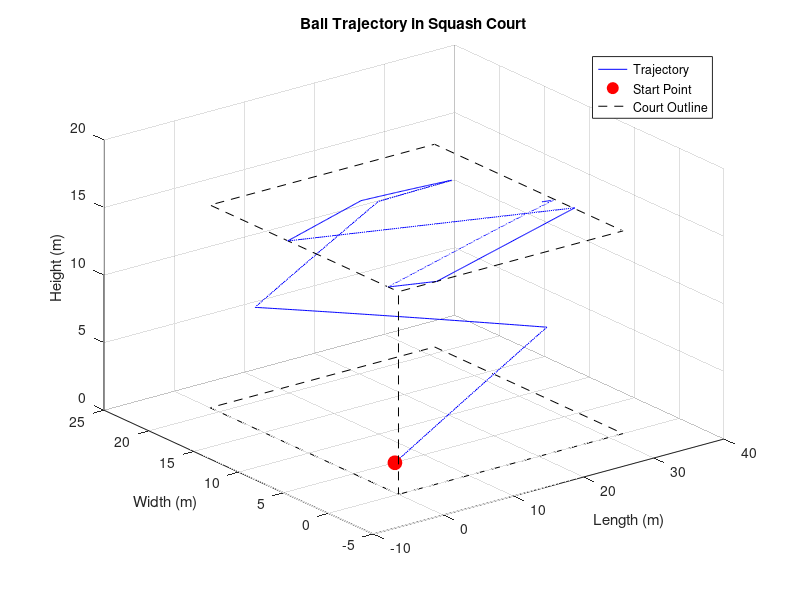

This chart was generated by the following MATLAB code:
% filepath: /Users/victor/Documents/MATLAB/MatLab Anul 1/Assignment12.m
clc
clear
close all

% Court dimensions (ft)
court_length = 32;
court_width = 21;
court_height = 15;

% Ball properties
ball_diameter = 40/1000; % meters
ball_mass = 0.025; % kg
initial_speed = 100 * 0.3048; % m/s
initial_position = [6, 6, 5] * 0.3048; % meters
target_position = [court_length - 6, court_width/2, court_height/2] * 0.3048;

% Energy return coefficients
coeff_wall = 0.94;
coeff_floor = 0.90;

% Friction coefficients
mu_floor = 0.05;
mu_wall = 0.08;

% Define gravitational acceleration
gravity = [0, 0, -9.81]; % m/s²

% Calculate weight of the ball
weight = ball_mass * gravity; % N

% Simulation parameters
dt = 0.01; % time step (s)
total_time = 10; % total simulation time (s)
num_steps = total_time / dt;

% Initial velocity towards target
direction = (target_position - initial_position);
direction = direction / norm(direction);
velocity = direction * initial_speed;

% Initialize position history
position_history = zeros(num_steps, 3);
position = initial_position;

for i = 1:num_steps
    % Update velocity with gravity
    velocity = velocity + weight * dt;
    
    % Update position
    position = position + velocity * dt;
    
    % Check for collisions with walls
    if position(1) <= 0 || position(1) >= court_length
        velocity(1) = -velocity(1) * coeff_wall;
        velocity(2) = velocity(2) * (1 - mu_wall);
    end
    if position(2) <= 0 || position(2) >= court_width
        velocity(2) = -velocity(2) * coeff_wall;
        velocity(1) = velocity(1) * (1 - mu_wall);
    end
    % Check for collisions with floor
    if position(3) <= 0
        velocity(3) = -velocity(3) * coeff_floor;
        velocity(1:2) = velocity(1:2) * (1 - mu_floor);
    end
    % Check for collisions with ceiling
    if position(3) >= court_height
        velocity(3) = 0;
    end
    
    % Record position
    position_history(i, :) = position;
    
    % Terminate if velocity is negligible
    if norm(velocity) < 0.1
        position_history = position_history(1:i, :);
        break
    end
end

% Plot trajectory
figure;
plot3(position_history(:,1), position_history(:,2), position_history(:,3), 'b');
hold on;

% Plot start point
plot3(initial_position(1), initial_position(2), initial_position(3), 'ro', 'MarkerSize', 10, 'MarkerFaceColor', 'r');

% Plot court boundaries
% Define court corners
corners = [
    0, 0, 0;
    court_length, 0, 0;
    court_length, court_width, 0;
    0, court_width, 0;
    0, 0, 0;
    0, 0, court_height;
    court_length, 0, court_height;
    court_length, court_width, court_height;
    0, court_width, court_height;
    0, 0, court_height
];

% Plot court edges
plot3(corners(:,1), corners(:,2), corners(:,3), 'k--');

% Labels and title
xlabel('Length (m)');
ylabel('Width (m)');
zlabel('Height (m)');
title('Ball Trajectory in Squash Court');
legend('Trajectory', 'Start Point', 'Court Outline');
grid on;
hold off;
